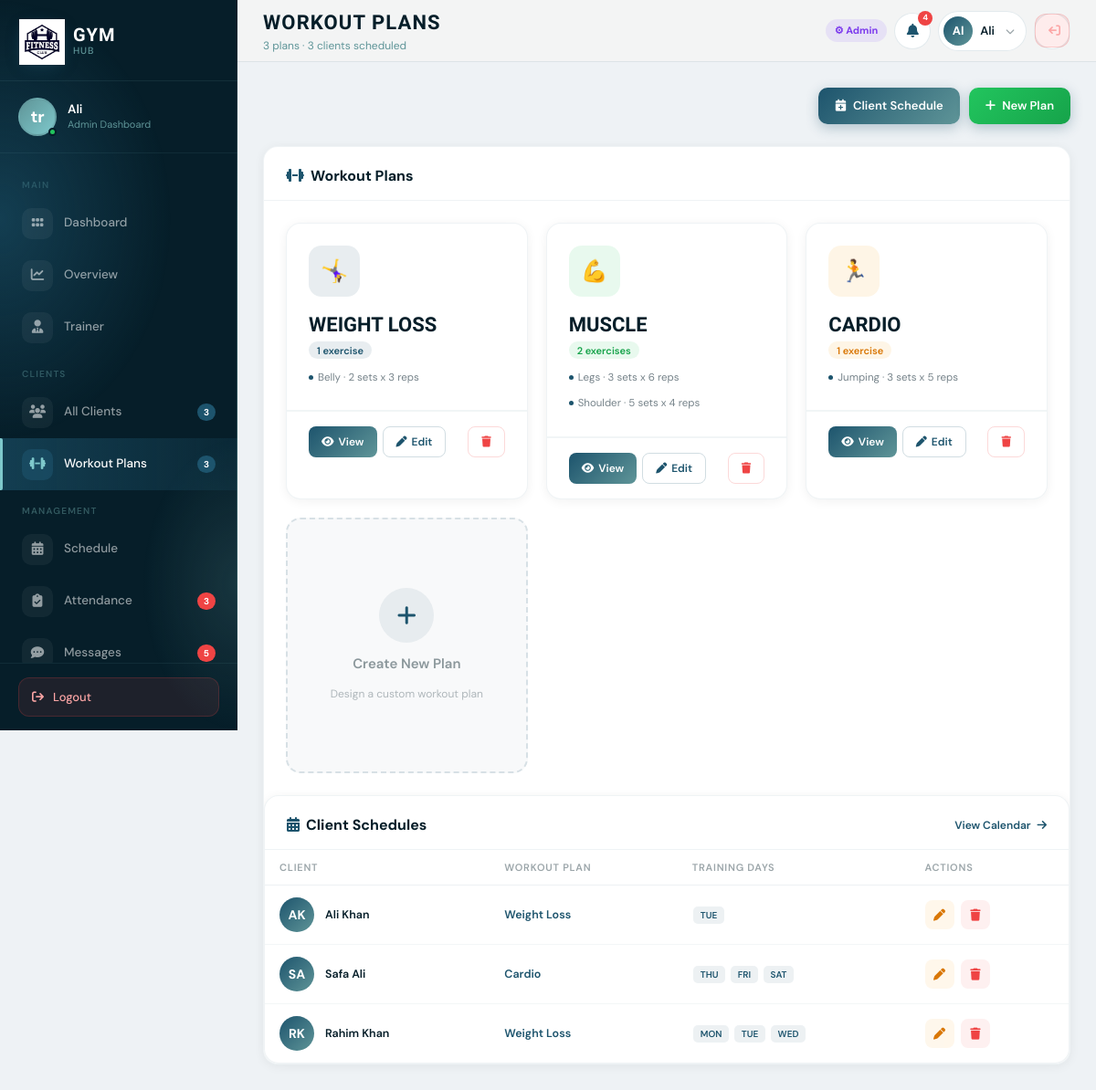
The app's page /workout-plan.php (signed in) with its own data.
### tables this page shows
CREATE TABLE `workout_plans` (
  `id` int NOT NULL,
  `plan_name` varchar(150) NOT NULL,
  `trainer_id` int DEFAULT NULL
);

CREATE TABLE `workouts` (
  `id` int NOT NULL,
  `plan_id` int NOT NULL,
  `workout_name` varchar(150) NOT NULL,
  `sets` int NOT NULL DEFAULT '3',
  `set_counter` int NOT NULL DEFAULT '0'
);

CREATE TABLE `client_schedules` (
  `id` int NOT NULL,
  `client_id` int NOT NULL,
  `plan_id` int NOT NULL,
  `MON` int DEFAULT '0',
  `TUE` int DEFAULT '0',
  `WED` int DEFAULT '0',
  `THU` int DEFAULT '0',
  `FRI` int DEFAULT '0',
  `SAT` int DEFAULT '0',
  `SUN` int DEFAULT '0'
);

### workout-plan.php (the view, shortened to what this page needs)
<?php
$database = require 'bootstrap.php';
$pdo = $database->pdo;
$isTrainer = isTrainer();
$trainerId = null;
if ($isTrainer && $trainerId) {
    $stmt = $pdo->prepare("
        SELECT wp.*, COUNT(w.id) AS exercise_count
        FROM workout_plans wp
        LEFT JOIN workouts w ON w.plan_id = wp.id
        WHERE wp.trainer_id = ?
        GROUP BY wp.id
        ORDER BY wp.id DESC
    ");
    $stmt->execute([$trainerId]);
    $plans = $stmt->fetchAll(PDO::FETCH_ASSOC);
} else {
    $plans = $pdo->query("
        SELECT wp.*, COUNT(w.id) AS exercise_count
        FROM workout_plans wp
        LEFT JOIN workouts w ON w.plan_id = wp.id
        GROUP BY wp.id
        ORDER BY wp.id DESC
    ")->fetchAll(PDO::FETCH_ASSOC);
}
$allExercises = $pdo->query("SELECT * FROM workouts ORDER BY plan_id, id")->fetchAll(PDO::FETCH_ASSOC);
$exercisesByPlan = [];
foreach ($allExercises as $ex) {
    $exercisesByPlan[$ex['plan_id']][] = $ex;
}
if ($isTrainer && $trainerId) {
    $clients = $pdo->prepare("SELECT * FROM clients WHERE trainer_id = ? ORDER BY firstName");
    $clients->execute([$trainerId]);
    $clients = $clients->fetchAll(PDO::FETCH_ASSOC);
} else {
    $clients = $pdo->query("SELECT * FROM clients ORDER BY firstName")->fetchAll(PDO::FETCH_ASSOC);
}
$schedules = $pdo->query("
    SELECT cs.id, cs.MON, cs.TUE, cs.WED, cs.THU, cs.FRI, cs.SAT, cs.SUN, cs.client_id, cs.plan_id,
           CONCAT(c.firstName,' ',c.lastName) AS client_name,
           wp.plan_name
    FROM client_schedules cs
    JOIN clients c ON cs.client_id = c.id
    JOIN workout_plans wp ON cs.plan_id = wp.id
    GROUP BY cs.client_id
")->fetchAll(PDO::FETCH_ASSOC);
$scheduleByClient = [];
foreach ($schedules as $s) {
    $cid = $s['client_id'];
    $scheduleByClient[$cid]['name']      = $s['client_name'];
    $scheduleByClient[$cid]['plan_name'] = $s['plan_name'];
    $scheduleByClient[$cid]['plan_id']   = $s['plan_id'];
    $scheduleByClient[$cid]['ids'][]     = $s['id'];
    $days = [];
    $dayMap = ['MON', 'TUE', 'WED', 'THU', 'FRI', 'SAT', 'SUN'];
    foreach ($dayMap as $day) {
        if (!empty($s[$day])) {
            $days[] = $day;
        }
    }
    $scheduleByClient[$cid]['days'] = $days;
}
$planIcons = ['🤸‍♀', '💪', '🏃', '🧘', '⚡', '🔥', '🏋️', '🎯'];
$planBg = [
    'rgba(29,84,109,.1)',
    'rgba(34,197,94,.1)',
    'rgba(245,158,11,.1)',
    'rgba(139,92,246,.1)',
    'rgba(6,182,212,.1)',
    'rgba(236,72,153,.1)',
    'rgba(239,68,68,.1)',
    'rgba(20,184,166,.1)',
];
$planIconColour = [
    'var(--primary)',
    '#16a34a',
    '#d97706',
    '#7c3aed',
    '#0891b2',
    '#db2777',
    '#ef4444',
    '#0d9488',
];
?>
<!DOCTYPE html>
<html lang="en">
<head>
    <link href="https://cdn.jsdelivr.net/npm/bootstrap@5.0.2/dist/css/bootstrap.min.css" rel="stylesheet">
    <link rel="stylesheet" href="https://cdnjs.cloudflare.com/ajax/libs/font-awesome/6.4.0/css/all.min.css">
    <link rel="stylesheet" href="css/style.css">
</head>
<body>
    <?php include 'assets/sidebar.php'; ?>
    <header class="topbar">
        <div class="topbar-left">
            <div>
                <div class="topbar-title">Workout Plans</div>
                <div class="topbar-subtitle"><?= count($plans) ?> plans · <?= count($scheduleByClient) ?> clients scheduled</div>
            </div>
        </div>
        <div class="topbar-actions">
            <?php if ($logged_in): ?>
                <span style="font-size:1.1rem;font-weight:700;padding:.4rem 1rem;border-radius:10rem;
                  background:<?= $user_role === 'admin' ? 'rgba(139,92,246,.12)' : 'rgba(29,84,109,.1)' ?>;
                  color:<?= $user_role === 'admin' ? '#7c3aed' : 'var(--primary)' ?>">
                    <?= $user_role === 'admin' ? '⚙ Admin' : '🏋 Trainer' ?>
                </span>
                <button class="topbar-btn"><i class="fas fa-bell"></i><span class="topbar-notif">4</span></button>
                <div class="topbar-user">
                    <div class="user-avatar-sm"><?php echo substr($_SESSION['user_name'], 0, 2); ?></div><span class="user-name-sm"><?php echo htmlspecialchars($_SESSION['user_name']); ?></span><i class="fas fa-chevron-down"
                        style="font-size:1rem;color:rgba(6,30,41,.4);margin-left:.4rem"></i>
                </div>
                <div class="topbar-btn">
                    <button class="btn-logout" onclick="handleLogout()">
                        <i class="fas fa-arrow-right-from-bracket fa-flip-horizontal"></i>
                    </button>
                </div>
            <?php endif; ?>
        </div>
    </header>
    <main class="main-content">
        <div style="display:flex;align-items:center;justify-content: flex-end;margin-bottom:2.4rem">
            <div style="display:flex;gap:1rem">
                <button class="btn-add" onclick="openScheduleModal()">
                    <i class="fas fa-calendar-plus"></i>Client Schedule
                </button>
                <button class="btn-add" style="background:linear-gradient(135deg,#22c55e,#16a34a)" onclick="openAddPlanModal()">
                    <i class="fas fa-plus"></i>New Plan
                </button>
            </div>
        </div>
        <div class="section-card" style="margin-bottom:2rem">
            <div style="padding:2rem 2.4rem 1.4rem;border-bottom:1px solid rgba(29,84,109,.07)">
                <span style="font-size:1.6rem;font-weight:700;color:var(--dark)">
                    <i class="fas fa-dumbbell" style="color:var(--primary);margin-right:.7rem"></i>Workout Plans
                </span>
            </div>
            <?php if (empty($plans)): ?>
                <div class="empty-state">
                    <i class="fas fa-dumbbell"></i>
                    <p>No workout plans yet.<br>Click <strong>New Plan</strong> to create your first one.</p>
                </div>
            <?php else: ?>
                <div class="plans-grid" style="padding:2.4rem">
                    <?php foreach ($plans as $i => $plan):
                        $idx      = $i % count($planIcons);
                        $exList   = $exercisesByPlan[$plan['id']] ?? [];
                        $exCount  = count($exList);
                        $showMax  = 3;
                    ?>
                        <div class="plan-card">
                            <div class="plan-header">
                                <div class="plan-card-icon" style="background:<?= $planBg[$idx] ?>;color:<?= $planIconColour[$idx] ?>">
                                    <?= $planIcons[$idx] ?>
                                </div>
                                <div class="plan-name"><?= htmlspecialchars($plan['plan_name']) ?></div>
                                <span class="plan-tag" style="background:<?= $planBg[$idx] ?>;color:<?= $planIconColour[$idx] ?>">
                                    <?= $exCount ?> exercise<?= $exCount !== 1 ? 's' : '' ?>
                                </span>
                                <div style="margin-top:1rem">
                                    <div class="exercise-list">
                                        <?php foreach (array_slice($exList, 0, $showMax) as $ex): ?>
                                            <div class="plan-ex-chip"><span style="width:.5rem;height:.5rem;border-radius:50%;background:#1D546D;flex-shrink:0"></span>
                                                <?= htmlspecialchars($ex['workout_name']) ?> · <?= $ex['sets'] ?> sets x <?= $ex['set_counter'] ?> reps
                                            </div>
                                        <?php endforeach; ?>
                                    </div>
                                </div>
                            </div>
                            <div class="plan-divider"></div>
                            <div class="plan-footer" style="flex-wrap:wrap;gap:.6rem">
                                <button class="btn-sm btn-sm-primary" onclick="openViewPlanModal(<?= $plan['id'] ?>)">
                                    <i class="fas fa-eye"></i>View
                                </button>
                                <button class="btn-sm btn-sm-outline" onclick="openEditPlanModal(<?= $plan['id'] ?>)">
                                    <i class="fas fa-pen"></i>Edit
                                </button>
                                <button class="btn-sm btn-sm-outline ms-auto"
                                    style="border-color:rgba(239,68,68,.2);color:#ef4444"
                                    onclick="openDeletePlanModal(<?= $plan['id'] ?>, '<?= htmlspecialchars($plan['plan_name'], ENT_QUOTES) ?>')">
                                    <i class="fas fa-trash"></i>
                                </button>
                            </div>
                        </div>
                    <?php endforeach; ?>
                    <div class="add-plan-card" onclick="openAddPlanModal()">
                        <div class="add-icon"><i class="fas fa-plus"></i></div>
                        <div class="add-label">Create New Plan</div>
                        <div style="font-size:1.2rem;color:rgba(6,30,41,.3)">Design a custom workout plan</div>
                    </div>
                </div>
            <?php endif; ?>
            <div class="section-card">
                <div style="padding:2rem 2.4rem 1.4rem;border-bottom:1px solid rgba(29,84,109,.07);display:flex;align-items:center;justify-content:space-between">
                    <span style="font-size:1.6rem;font-weight:700;color:var(--dark)">
                        <i class="fas fa-calendar-days" style="color:var(--primary);margin-right:.7rem"></i>Client Schedules
                    </span>
                    <a href="schedule.php" style="font-size:1.2rem;font-weight:600;color:var(--primary);text-decoration:none">
                        View Calendar <i class="fas fa-arrow-right" style="margin-left:.4rem"></i>
                    </a>
                </div>
                <?php if (empty($scheduleByClient)): ?>
                    <div class="empty-state">
                        <i class="fas fa-calendar-days"></i>
                        <p>No client schedules yet.<br>Click <strong>Client Schedule</strong> to get started.</p>
                    </div>
                <?php else: ?>
                    <div style="overflow-x:auto">
                        <table class="sched-table">
                            <thead>
                                <tr>
                                    <th>Client</th>
                                    <th>Workout Plan</th>
                                    <th>Training Days</th>
                                    <th>Actions</th>
                                </tr>
                            </thead>
                            <tbody>
                                <?php foreach ($scheduleByClient as $cid => $sched):
                                    $initials = strtoupper(substr($sched['name'], 0, 1));
                                    $parts    = explode(' ', $sched['name']);
                                    if (isset($parts[1])) $initials .= strtoupper(substr($parts[1], 0, 1));
                                ?>
                                    <tr>
                                        <td>
                                            <div style="display:flex;align-items:center;gap:1.2rem">
                                                <div class="client-av" style="background:linear-gradient(135deg,#1D546D,#5F9598)"><?= $initials ?></div>
                                                <span style="font-weight:600"><?= htmlspecialchars($sched['name']) ?></span>
                                            </div>
                                        </td>
                                        <td>
                                            <span style="font-weight:600;color:var(--primary)"><?= htmlspecialchars($sched['plan_name']) ?></span>
                                        </td>
                                        <td>
                                            <?php foreach ($sched['days'] as $day): ?>
                                                <span class="day-badge"><?= $day ?></span>
                                            <?php endforeach; ?>
                                        </td>
                                        <td>
                                            <button class="action-btn edit" title="Edit"
                                                onclick="openScheduleModal(<?= $sched['plan_id'] ?>, <?= $cid ?>, '<?= htmlspecialchars($sched['name'], ENT_QUOTES) ?>', <?= json_encode($sched['days']) ?>)">
                                                <i class="fas fa-pen"></i>
                                            </button>
                                            <button class="action-btn del" title="Remove"
                                                onclick="openDeleteScheduleModal(<?= $cid ?>, '<?= htmlspecialchars($sched['name'], ENT_QUOTES) ?>')">
                                                <i class="fas fa-trash"></i>
                                            </button>
                                        </td>
                                    </tr>
                                <?php endforeach; ?>
                            </tbody>
                        </table>
                    </div>
                <?php endif; ?>
            </div>
        </div>
    </main>
</body>
</html>

### records on screen
workout_plans: idx "🤸‍♀", plan_name "WEIGHT LOSS", id "1"
workouts: workout_name "Belly", sets "2", set_counter "3"
workout_plans: idx "💪", plan_name "MUSCLE", id "2", shows "s"
workouts: workout_name "Legs", sets "3", set_counter "6"
workouts: workout_name "Shoulder", sets "5", set_counter "4"
workout_plans: idx "🏃", plan_name "CARDIO", id "1"
workouts: workout_name "Jumping", sets "3", set_counter "5"
client_schedules: initials "AK", name "Ali Khan", plan.plan_name "Weight Loss", day "TUE"
client_schedules: initials "SA", name "Safa Ali", plan.plan_name "Cardio", day "THU", day "FRI", day "SAT"
client_schedules: initials "RK", name "Rahim Khan", plan.plan_name "Weight Loss", day "MON", day "TUE", day "WED"

### other values on screen
$user_name "Ali"
$totalClients "3"
$totalPlans "3"
count($plans) "3"
count($scheduleByClient) "3"
substr($_SESSION['user_name'], 0, 2) "Al"
$_SESSION['user_name'] "Ali"
